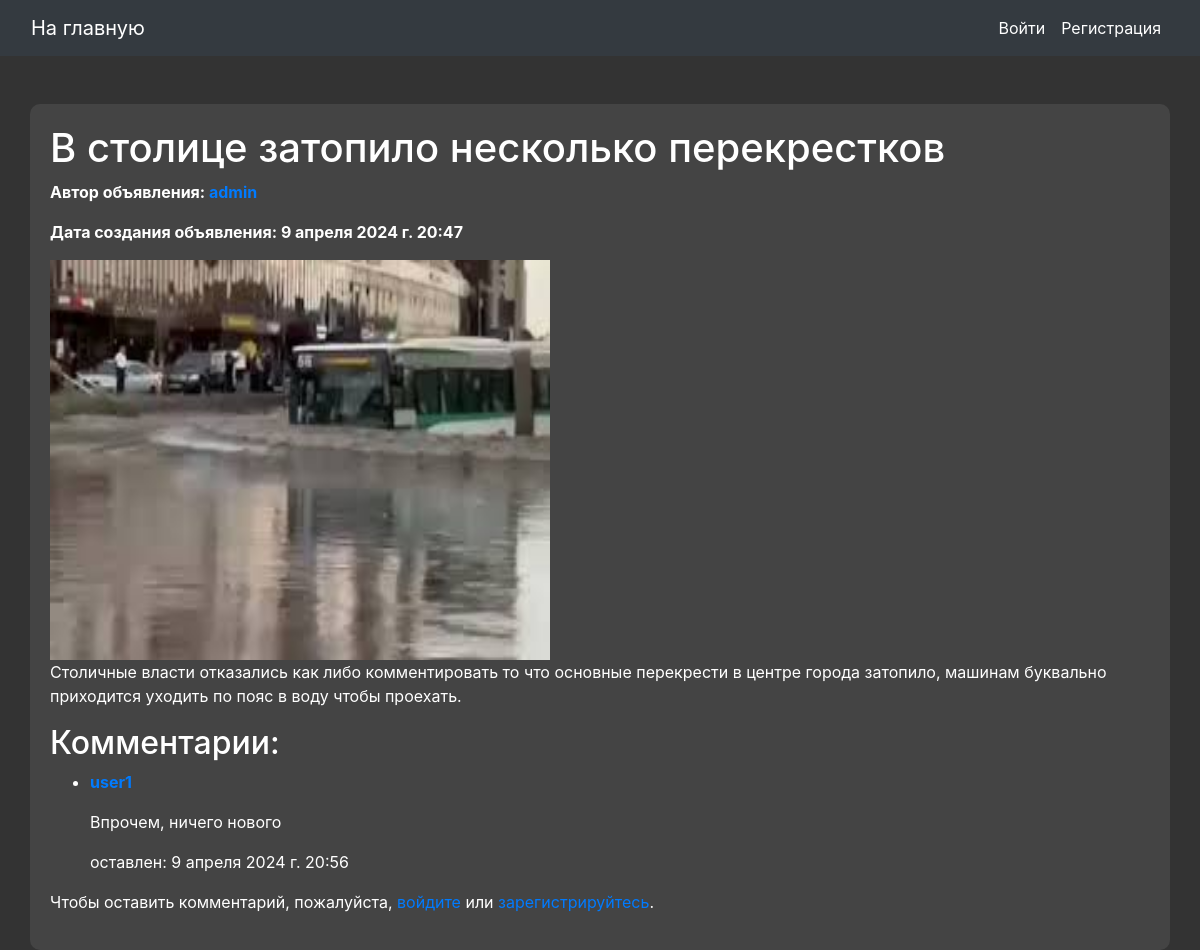
The page /ad/1/ on the database its author committed.
### app/models.py (models this page shows)
class Ad(models.Model):
    title = models.CharField(max_length=100)
    description = models.TextField()
    author = models.ForeignKey(User, on_delete=models.CASCADE)
    created_at = models.DateTimeField(auto_now_add=True)
    image = models.ImageField(upload_to='images/', blank=True)

class Comment(models.Model):
    ad = models.ForeignKey(Ad, on_delete=models.CASCADE, related_name='comments')
    author = models.ForeignKey(User, on_delete=models.CASCADE)
    text = models.TextField()
    created_at = models.DateTimeField(auto_now_add=True)

### app/views.py (the view)
# urls.py: path('ad/<int:pk>/', views.ad_detail, name='ad_detail'),
def ad_detail(request, pk):
    ad = get_object_or_404(Ad, pk=pk)
    return render(request, 'ad_detail.html', {'ad': ad})

### templates/ad_detail.html (shortened to what this page needs)
{% extends 'base.html' %}
{% block content %}
<article>
    <h1>{{ ad.title }}</h1>
    <p><strong>Автор объявления: <a href="{% url 'profile' ad.author.pk %}">{{ ad.author.username }}</a></strong></p>
    <p><strong>Дата создания объявления: {{ ad.created_at }}</strong></p>
    {% if ad.image %}
    <img src="{{ ad.image.url }}" alt="{{ ad.title }}" width="500" height="400">
    {% endif %}
    <p>{{ ad.description }}</p>
</article>
<h2>Комментарии:</h2>
<ul>
    {% for comment in ad.comments.all %}
    <li>
        <p><strong><a href="{% url 'profile' comment.author.pk %}">{{ comment.author.username }}</a></strong></p>
        <p>{{ comment.text }}</p>
        <p>оставлен: {{ comment.created_at }}</p>
    </li>
    {% endfor %}
</ul>
{% if not user.is_authenticated %}
<p>Чтобы оставить комментарий, пожалуйста, <a href="{% url 'login' %}">войдите</a> или <a href="{% url 'signup' %}">зарегистрируйтесь</a>.</p>
{% else %}
<form method="post" action="{% url 'comment_create' ad.pk %}">
  {% csrf_token %}
  {{ form.as_p }}
  <button type="submit">Комментировать</button>
</form>
{% endif %}
{% endblock %}

### templates/base.html (shortened to what this page needs)
<!DOCTYPE html>
<html lang="en">
<head>
    <link rel="stylesheet" href="https://stackpath.bootstrapcdn.com/bootstrap/4.5.2/css/bootstrap.min.css">
</head>
<body>
    <nav class="navbar navbar-expand-lg navbar-dark bg-dark">
        <div class="container-fluid">
            <a class="navbar-brand" href="{% url 'home' %}">На главную</a>
            <div class="collapse navbar-collapse" id="navbarNav">
                <ul class="navbar-nav ml-auto">
                    {% if user.is_authenticated %}
                    <li class="nav-item">
                        <a class="nav-link" href="{% url 'ad_create' %}">Создать объявление</a>
                    </li>
                    <li class="nav-item">
                        <a class="nav-link" href="{% url 'profile' %}">Мой профиль</a>
                    </li>
                    <li class="nav-item">
                        <a class="nav-link" href="{% url 'logout' %}">Выйти</a>
                    </li>
                    {% else %}
                    <li class="nav-item">
                        <a class="nav-link" href="{% url 'login' %}">Войти</a>
                    </li>
                    <li class="nav-item">
                        <a class="nav-link" href="{% url 'signup' %}">Регистрация</a>
                    </li>
                    {% endif %}
                </ul>
            </div>
        </div>
    </nav>
    <div class="container mt-5">
        {% block content %}
        {% endblock %}
    </div>
</body>
</html>

### templates/base.html (style rules this page uses)
body { background-color: #333; color: #fff; }
.navbar { background-color: #222; }
.navbar-nav .nav-link { color: #fff !important; }
.container { background-color: #444; border-radius: 10px; padding: 20px; }
.navbar-brand { color: #fff !important; }
.nav-item a { color: #fff !important; }

### rows shown on the page
Ad: title "В столице затопило несколько перекрестков", author.username "admin", created_at "9 апреля 2024 г. 20:47", image (picture), description "Столичные власти отказались как либо комментировать то что основные перекрести в центре города затопило, машинам буквально приходится уходить по пояс в воду чтобы проехать."
Comment: author.username "user1", text "Впрочем, ничего нового", created_at "9 апреля 2024 г. 20:56"
